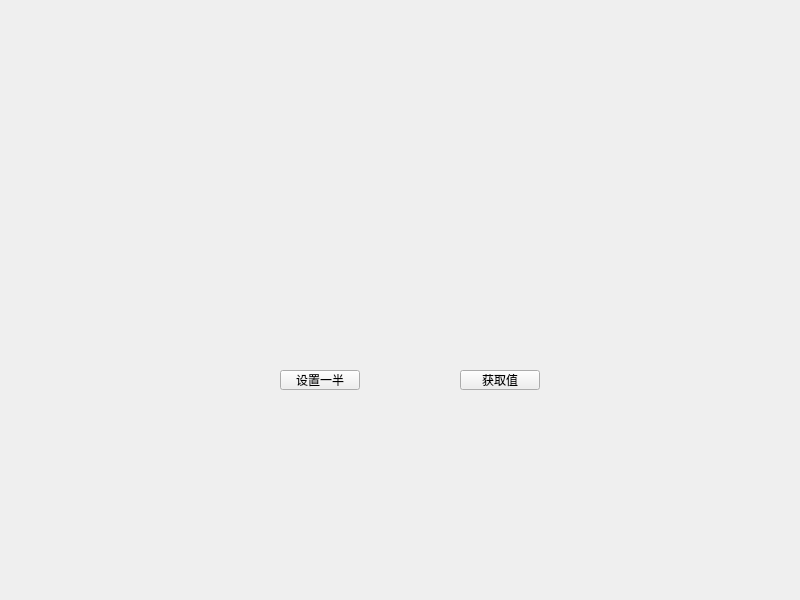
<?xml version="1.0" encoding="UTF-8"?>
<ui version="4.0">
 <class>Widget</class>
 <widget class="QWidget" name="Widget">
  <property name="geometry">
   <rect>
    <x>0</x>
    <y>0</y>
    <width>800</width>
    <height>600</height>
   </rect>
  </property>
  <property name="windowTitle">
   <string>Widget</string>
  </property>
  <widget class="MineWidget" name="widget" native="true">
   <property name="geometry">
    <rect>
     <x>230</x>
     <y>200</y>
     <width>381</width>
     <height>80</height>
    </rect>
   </property>
  </widget>
  <widget class="QPushButton" name="pBtnSet">
   <property name="geometry">
    <rect>
     <x>280</x>
     <y>370</y>
     <width>80</width>
     <height>20</height>
    </rect>
   </property>
   <property name="text">
    <string>设置一半</string>
   </property>
  </widget>
  <widget class="QPushButton" name="pBtnGet">
   <property name="geometry">
    <rect>
     <x>460</x>
     <y>370</y>
     <width>80</width>
     <height>20</height>
    </rect>
   </property>
   <property name="text">
    <string>获取值</string>
   </property>
  </widget>
 </widget>
 <customwidgets>
  <customwidget>
   <class>MineWidget</class>
   <extends>QWidget</extends>
   <header location="global">minewidget.h</header>
   <container>1</container>
  </customwidget>
 </customwidgets>
 <resources/>
 <connections/>
</ui>
